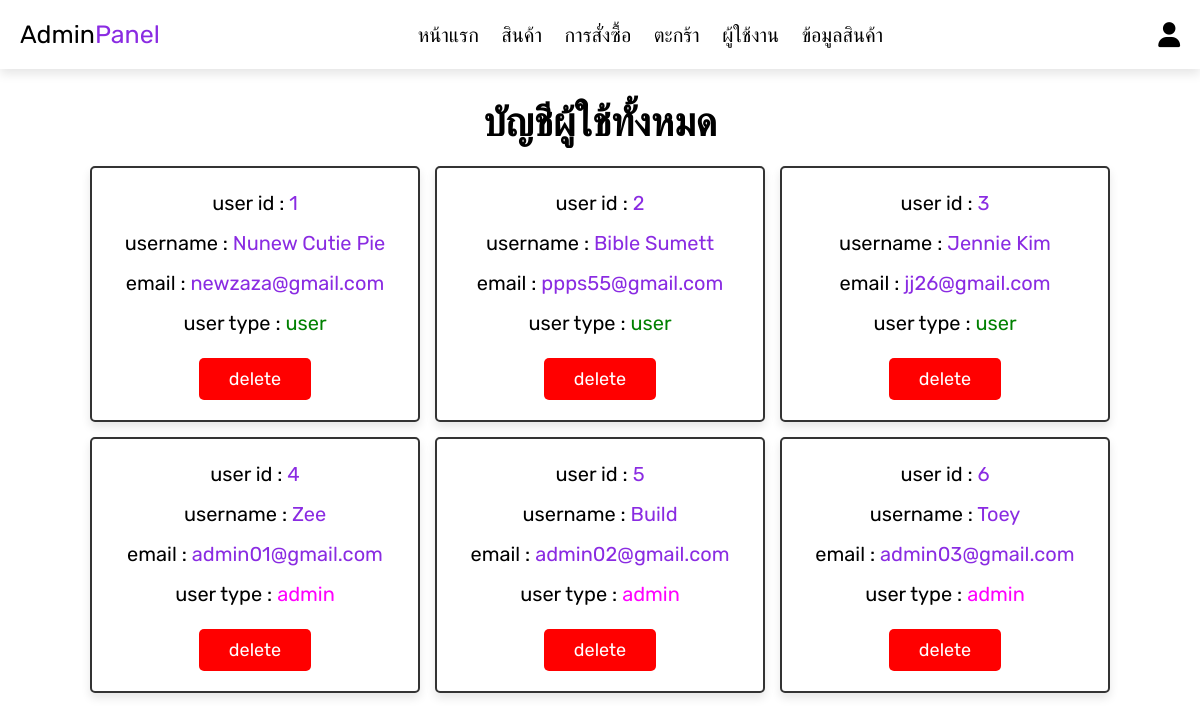
/admin_users.php (signed in), run on the app's committed database.
### tables this page shows
CREATE TABLE `users` (
  `id` int(100) NOT NULL,
  `name` varchar(100) NOT NULL,
  `email` varchar(100) NOT NULL,
  `password` varchar(100) NOT NULL,
  `user_type` varchar(20) NOT NULL
);

### admin_users.php (the view, shortened to what this page needs)
<?php include 'config.php';
?>
<!DOCTYPE html>
<html lang="en">
<head>
   <link rel="stylesheet" href="https://cdnjs.cloudflare.com/ajax/libs/font-awesome/6.0.0/css/all.min.css">
   <link rel="stylesheet" href="css/admin_style.css">
</head>
<body>
<?php include 'admin_header.php'; ?>
<section class="users">
   <h1 class="title">บัญชีผู้ใช้ทั้งหมด</h1>
   <div class="box-container">
      <?php
         $select_users = mysqli_query($conn, "SELECT * FROM users") or die('query failed');
         if(mysqli_num_rows($select_users) > 0){
            while($fetch_users = mysqli_fetch_assoc($select_users)){
      ?>
      <div class="box">
         <p>user id : <span><?php echo $fetch_users['id']; ?></span></p>
         <p>username : <span><?php echo $fetch_users['name']; ?></span></p>
         <p>email : <span><?php echo $fetch_users['email']; ?></span></p>
         <p>user type : <span style="color:<?php if($fetch_users['user_type'] == 'admin'){echo '#FF00FF';} else{{echo 'green'; }}?>">
            <?php echo $fetch_users['user_type']; ?></span></p>
         <a href="admin_users.php?delete=<?php echo $fetch_users['id']; ?>" onclick="return confirm('ลบผู้ใช้นี้?');"
            class="delete-btn">delete</a>
      </div>
      <?php
         }
      }
      ?>
   </div>
</section>
</body>
</html>

### css/admin_style.css (style rules this page uses)
* { font-family: 'Rubik', sans-serif; margin:0; padding:0; box-sizing: border-box; outline: none; border:none; text-decoration: none; transition:all .2s linear; }
html { font-size: 62.5%; overflow-x: hidden; scroll-behavior: smooth; scroll-padding-top: 6.5rem; }
body { background: #fff; }
section { padding:3rem 2rem; }
.title { text-align: center; margin-bottom: 2rem; color:#000; font-size: 4rem; }
.btn, .delete-btn, .option-btn { display: inline-block; border-radius: .5rem; margin-top: 1rem; font-size: 1.8rem; color:#fff; cursor: pointer; padding:1rem 3rem; }
.delete-btn { background-color: #f00; }
.users .box-container { display: grid; grid-template-columns: repeat(auto-fit, 33rem); gap:1.5rem; align-items: flex-start; max-width: 1200px; margin: 0 auto; justify-content: center; }
.users .box-container .box { padding:2rem; border:.2rem solid #333; background-color: #fff; box-shadow: 0 .5rem 1rem rgba(0,0,0,.1); border-radius: .5rem; text-align: center; }
.users .box-container .box p { font-size: 2rem; color:#000; margin-bottom: 1rem; line-height: 1.5; }
.users .box-container .box p span { color:#8A2BE2; }
.users .box-container .box .delete-btn { margin-top: .5; }

### data on the page
users: id "1", name "Nunew Cutie Pie", email "newzaza@gmail.com", user_type "user"
users: id "2", name "Bible Sumett", email "ppps55@gmail.com", user_type "user"
users: id "3", name "Jennie Kim", email "jj26@gmail.com", user_type "user"
users: id "4", name "Zee", email "admin01@gmail.com", user_type "admin"
users: id "5", name "Build", email "admin02@gmail.com", user_type "admin"
users: id "6", name "Toey", email "admin03@gmail.com", user_type "admin"
